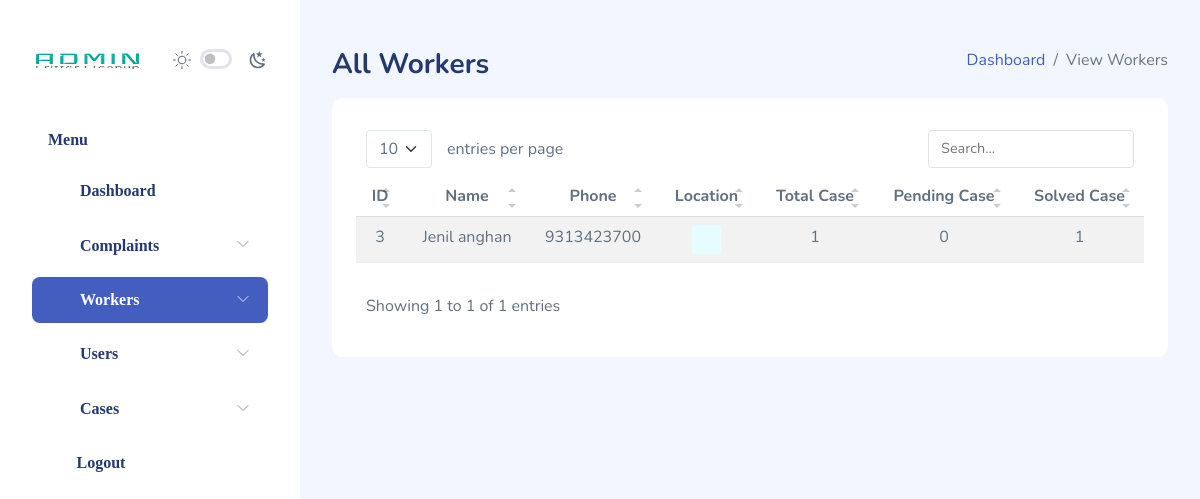
/myadmin/worker/view (signed in), run on the app's committed database.
### ah/models.py (models this page shows, shortened)
class CustomUser(AbstractUser):
	typeuser = (
		('3','Admin'),
		('2','Worker'),
		('1','User'),
	)
	typelanguage = (
		('3','Gujarati'),
		('2','Hindi'),
		('1','English'),
	)
	user_type = models.CharField(choices=typeuser, max_length=10, default=1)
	language = models.CharField(choices=typelanguage, max_length=10, default=1)
	full_name = models.CharField(max_length=100, default="")
	total_case = models.IntegerField(default=0)
	pending_case = models.IntegerField(default=0)
	solved_case = models.IntegerField(default=0)
	latitude = models.CharField(max_length=100, default="0")
	longitude = models.CharField(max_length=100, default="0")

### ah/views.py (the view)
# urls.py: path('myadmin/worker/view', views.view_worker_myadmin, name="view_worker_myadmin"),
@login_required(login_url='/myadmin/login')
@admin_only()
def view_worker_myadmin(request):
    workers = CustomUser.objects.filter(user_type = '2')
    data = { 'workers' : workers}
    return render(request, "myadmin/view_worker.html", data)

### ah/decorator.py (called while the page is built)
def admin_test_function(user):
    if user.user_type == '3':
        return True
    return False

def admin_only(view_to_return="login_myadmin"):
    def decorator(view):
        @wraps(view)
        def _wrapped_view(request, *args, **kwargs):
            if not admin_test_function(request.user):
                return redirect(view_to_return)
            return view(request, *args, **kwargs)
        return _wrapped_view
    return decorator

### templates/myadmin/view_worker.html (shortened to what this page needs)
{% load static %}
<!DOCTYPE html>
<html lang="en">
<head>
  <link rel="stylesheet" href="{% static 'assets/css/main/app.css' %}" />
  <link rel="stylesheet" href="{% static 'assets/css/main/app-dark.css' %}" />
  <link rel="stylesheet" href="{% static 'assets/extensions/simple-datatables/style.css' %}" />
  <link rel="stylesheet" href="{% static 'assets/css/pages/simple-datatables.css' %}" />
  <link rel="stylesheet" href="{% static 'assets/css/shared/iconly.css' %}" />
</head>
<body>
   <div id="app">
    <div id="sidebar" class="active">
      <div class="sidebar-wrapper active">
        <div class="sidebar-header position-relative">
          <div class="d-flex justify-content-between align-items-center">
            <div class="logo">
              <a href="/myadmin"><img class="mylogo" src="{% static 'assets/images/logo/logo.png' %}" alt="Logo" srcset="" /></a>
            </div>
            <div class="theme-toggle d-flex gap-2 align-items-center mt-2">
              <div class="form-check form-switch fs-6">
                <input class="form-check-input me-0" type="checkbox" id="toggle-dark" style="cursor: pointer" />
              </div>
            </div>
          </div>
        </div>
        <div class="sidebar-menu">
          <ul class="menu">
            <li class="sidebar-title">Menu</li>
            <li class="sidebar-item">
              <a href="/" class="sidebar-link">
                <i class="bi bi-grid-fill"></i>
                <span>Dashboard</span>
              </a>
            </li>
            <li class="sidebar-item has-sub">
              <a href="#" class="sidebar-link">
                <i class="bi bi-chat-text-fill"></i>
                <span>Complaints</span>
              </a>
            </li>
            <li class="sidebar-item has-sub active">
              <a href="#" class="sidebar-link">
                <i class="bi bi-file-earmark-person-fill"></i>
                <span>Workers</span>
              </a>
            </li>
            <li class="sidebar-item has-sub">
              <a href="#" class="sidebar-link">
                <i class="bi bi-person-fill"></i>
                <span>Users</span>
              </a>
            </li>
            <li class="sidebar-item has-sub">
              <a href="#" class="sidebar-link">
                <i class="bi bi-bookmark-fill"></i>
                <span>Cases</span>
              </a>
            </li>
            <li class="sidebar-item">
              <a href="/myadmin/logout" class="sidebar-link">
                <i class="iconly-boldLogout"></i>
                <span>Logout</span>
              </a>
            </li>
          </ul>
        </div>
      </div>
    </div>
    <div id="main">
      <div class="page-heading">
        <div class="page-title">
          <div class="row">
            <div class="col-12 col-md-6 order-md-1 order-last">
              <h3>All Workers</h3>
            </div>
            <div class="col-12 col-md-6 order-md-2 order-first">
              <nav aria-label="breadcrumb" class="breadcrumb-header float-start float-lg-end">
                <ol class="breadcrumb">
                  <li class="breadcrumb-item">
                    <a href="/">Dashboard</a>
                  </li>
                  <li class="breadcrumb-item active" aria-current="page">
                    View Workers
                  </li>
                </ol>
              </nav>
            </div>
          </div>
        </div>
        <section class="section">
          <div class="card">
            <div class="card-body">
              <table class="table table-striped" id="table1">
                <thead>
                  <tr>
                    <th style="text-align: center;">ID</th>
                    <th style="text-align: center;">Name</th>
                    <th style="text-align: center;">Phone</th>
                    <th style="text-align: center;">Location</th>
                    <th style="text-align: center;">Total Case</th>
                    <th style="text-align: center;">Pending Case</th>
                    <th style="text-align: center;">Solved Case</th>
                  </tr>
                </thead>
                <tbody>
              {% for w in workers %}
                  <tr>
                    <td>{{w.id}}</td>
                    <td>{{w.full_name}}</td>
                    <td>{{w.username}}</td>
                    <td>
                      <a href="https://www.google.com/maps?q={{w.latitude}},{{w.longitude}}" target="_blank">
                        <span class="badge bg-light-info"> <i class="bi bi-pin-map" style="font-size: 15px; color: rgb(2, 44, 48);"
                        ></i> </span>
                      </a>
                    </td>
                    <td>{{w.total_case}}</td>
                    <td>{{w.pending_case}}</td>
                    <td>{{w.solved_case}}</td>
                  </tr>
              {% endfor %}
                </tbody>
              </table>
            </div>
          </div>
        </section>
      </div>
    </div>
  </div>
</body>
</html>

### static/assets/extensions/simple-datatables/style.css (style rules this page uses)
.dataTable-table { max-width: 100%; width: 100%; border-spacing: 0; border-collapse: separate; }
.dataTable-table > tbody > tr > td, .dataTable-table > tbody > tr > th, .dataTable-table > tfoot > tr > td, .dataTable-table > tfoot > tr > th, .dataTable-table > thead > tr > td, .dataTable-table > thead > tr > th { vertical-align: top; padding: 8px 10px; }
.dataTable-table > thead > tr > th { vertical-align: bottom; text-align: left; border-bottom: 1px solid #d9d9d9; }
.dataTable-table th { vertical-align: bottom; text-align: left; }

### static/assets/css/pages/simple-datatables.css (style rules this page uses)
tr { text-align: center; }

### data on the page
CustomUser: id "3", full_name "Jenil anghan", username "9313423700", total_case "1", pending_case "0", solved_case "1"
